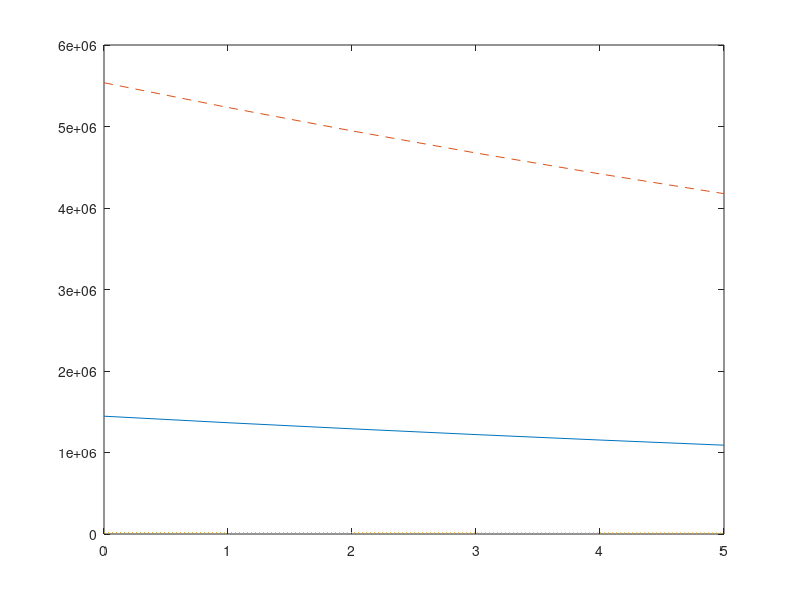

Write MATLAB code to recreate this figure.
years = input('How many years you want to project in future? ');

% While loop to check for Input validation
while~(isnumeric(years) && isscalar(years) && years > 0)
    disp('Invalid Input!! Enter again...');
    years = input('How many years you want to project in future?');
end

% Creation of three zero row vectors based on loggerhead turtle's life stages
hatchling = zeros(1, years+1);
youth = zeros(1,years+1);
adult = zeros(1, years+1);

% Initialize the defined row vectors with initial values
hatchling(1) = 1445570;
youth (1) = 5536790;
adult(1) = 17640;

% For loop to predict calculate the future projection of each stage upto the
% Number of years entered by the user
for i = 1:years
    hatchling(i+1) = (77.4*adult(i));
    youth(i+1) = (0.675*hatchling(i)) + (0.769*youth(i));
    adult(i+1) = (0.000434*youth(i)) + (0.809*adult(i));
end

% Plotting the predicted evolution of each stages on single axis
plot(0:years, hatchling, 0:years, youth,'--', 0:years, adult,':')
